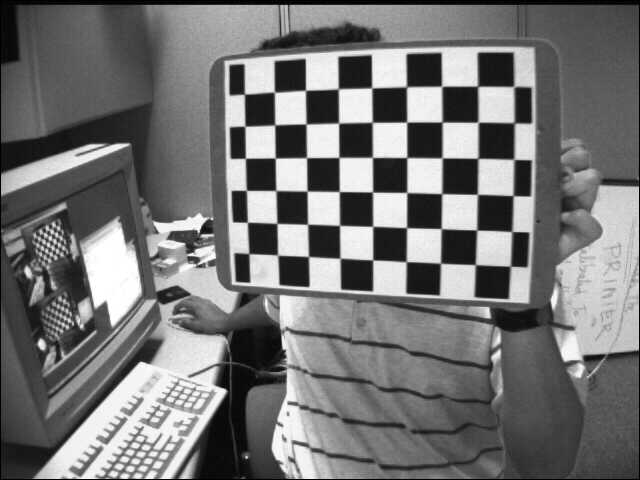
#> input picture lane_detection3/camera_cal/left01.jpg, 640 x 480 px; its folder holds 5 pictures in this run
$ python camera_calibration.py
#> lines starting #> are read from the running program, lines starting #| are printed output that depends on the picture; after the words box and inside, x2 and y2 are one past the last pixel; in counts of white or black regions, pixels touching at a corner belong together
import os
import cv2
import glob
import pickle
import numpy as np
import matplotlib.pyplot as plt

path = 'camera_cal\left*.jpg'
# path = 'camera_cal\*.jpg'
images = glob.glob(path)

# Kryteria algorytmu – wymagana zmiana parametrów między iteracjami, maks. liczba iteracji
criteria = (cv2.TERM_CRITERIA_EPS + cv2.TERM_CRITERIA_MAX_ITER, 30, 0.001)

# Wymiary szachownicy – 7x6
grid = (7, 6)
# grid = (9, 6)

# Przygotowanie współrzędnych 3D, z=0 – (0,0,0), (2,0,0), (2,0,0), ... (6,5,0)
objp = np.zeros((grid[1]*grid[0], 3), np.float32)
objp[:, :2] = np.mgrid[0:grid[0], 0:grid[1]].T.reshape(-1, 2)

# Punkty na obiekcie w 3D
objpoints = []

# Punkty na zdjęciu w 2D
imgpoints = []

i = 0
for fname in images:
    img = cv2.imread(fname)
#> img is the input picture: shape (480, 640, 3); min 0, max 255, mean 116.6
    gray = cv2.cvtColor(img, cv2.COLOR_BGR2GRAY)

    retval, corners = cv2.findChessboardCorners(gray, grid, None)
#> retval = True; corners = 42 rows, first 8: [475.4, 264.8], [440.5, 263.2], [405.9, 261.5], [372.9, 259.9], [340.6, 258.5], [308.7, 256.4], [277.6, 255.1], [476.7, 230.1]
    print(retval)
#| True

    if retval:
        objpoints.append(objp)
        imgpoints.append(corners)

        corners2 = cv2.cornerSubPix(gray, corners, (11, 11), (-1, -1), criteria)
#> corners2 = 42 rows, first 8: [475.3, 264.6], [440.5, 263.2], [406.2, 261.7], [372.7, 259.9], [340, 258.2], [308.5, 256.5], [277.6, 255.1], [476.7, 230]
        # corners2 = cv2.cornerSubPix(gray, corners, (15, 15), (-1, -1), criteria)

        cv2.drawChessboardCorners(img, grid, corners2, retval)
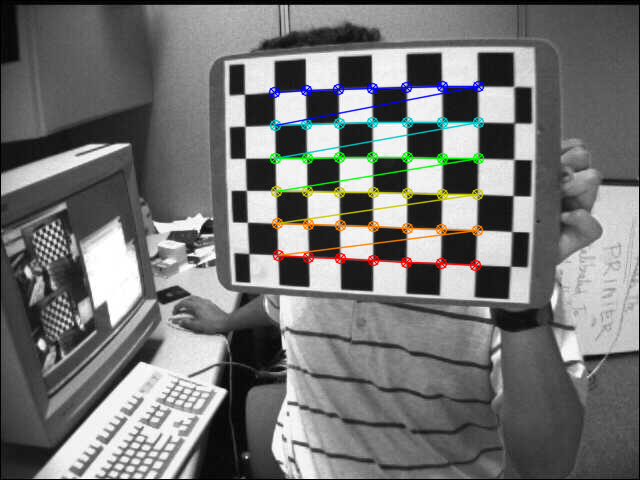
#> img: shape (480, 640, 3); 3.22% of pixels changed, all inside (x1, y1, x2, y2) = (268, 80, 485, 272)

        if i == 8:
            cv2.imwrite('Pictures/camer_points.jpg', img)
            print(fname, i)
            cv2.imshow('camera_points', img)
            cv2.waitKey(500)

        i += 1
#> pass 2 of the loop `for fname in images:`:
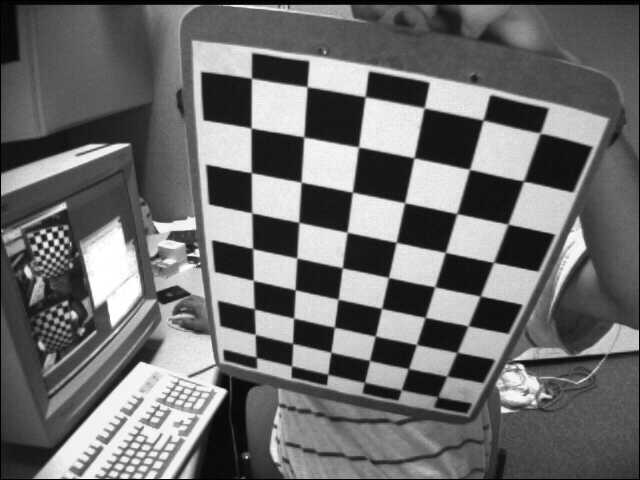
#> input picture lane_detection3/camera_cal/left02.jpg, 640 x 480 px
#> img is the input picture: shape (480, 640, 3); min 0, max 255, mean 109
#> corners = 42 rows, first 8: [254.7, 308.6], [253.5, 280.5], [252.6, 248.4], [252.4, 213.8], [251.5, 172.4], [251.8, 128.6], [251.5, 77.99], [293.3, 318]
#| True
#> corners2 = 42 rows, first 8: [254.3, 308.9], [253.3, 280.4], [252.6, 248.6], [251.8, 212.8], [251.3, 172.7], [251.1, 128], [251.5, 78.19], [293.6, 318.1]
#> `cv2.drawChessboardCorners(img, grid, corners2, retval)`:
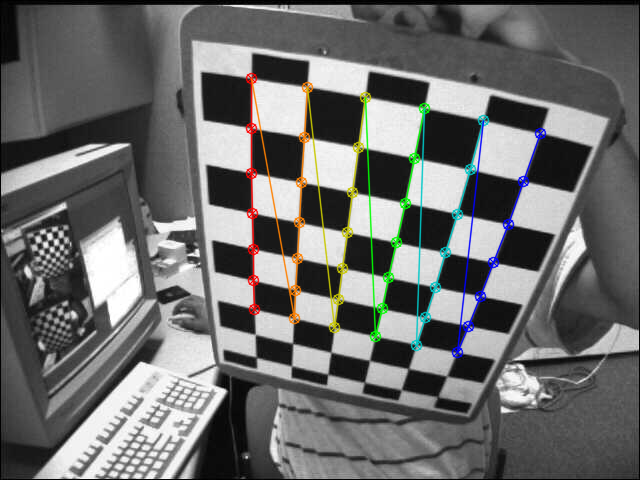
#> img: shape (480, 640, 3); 3.62% of pixels changed, all inside (x1, y1, x2, y2) = (245, 72, 547, 359)
#> pass 3 of the loop `for fname in images:`:
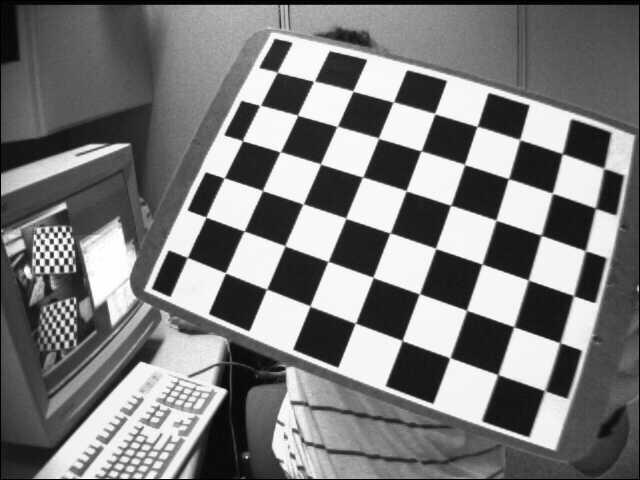
#> input picture lane_detection3/camera_cal/left03.jpg, 640 x 480 px
#> img is the input picture: shape (480, 640, 3); min 0, max 255, mean 122.9
#> corners = 42 rows, first 8: [496.9, 373.9], [449, 358.7], [402.3, 339.6], [354.4, 323.5], [309.4, 305.4], [267.7, 289.2], [225.3, 272.5], [513, 326.7]
#| True
#> corners2 = 42 rows, first 8: [497.8, 374.6], [449.9, 357.7], [402.1, 340.5], [355.3, 323.2], [310, 306], [266.6, 289.1], [225.4, 272.8], [513.8, 326.7]
#> `cv2.drawChessboardCorners(img, grid, corners2, retval)`:
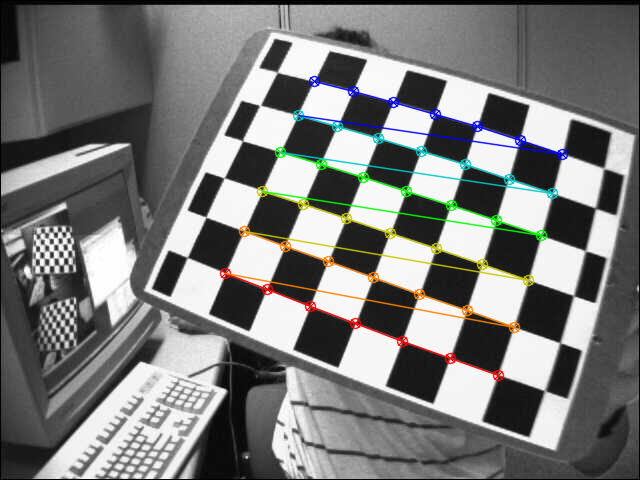
#> img: shape (480, 640, 3); 3.99% of pixels changed, all inside (x1, y1, x2, y2) = (219, 75, 569, 382)
#> the loop made 5 passes; the first 3 are shown

img = cv2.imread('camera_cal/left12.jpg')
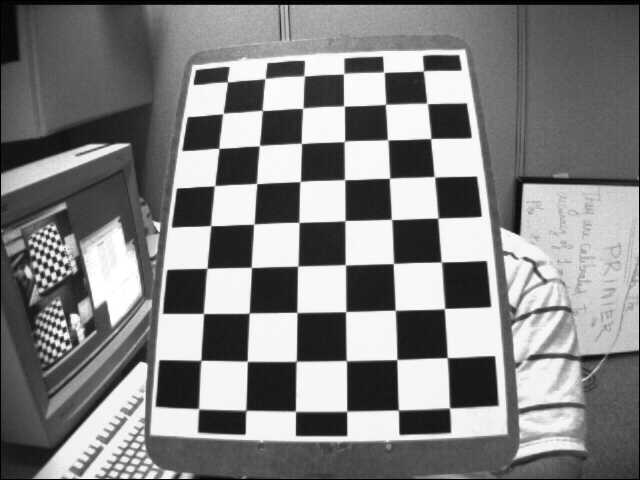
#> input picture lane_detection3/camera_cal/left12.jpg, 640 x 480 px
#> img is the input picture: shape (480, 640, 3); min 0, max 255, mean 129.5
gray = cv2.cvtColor(img, cv2.COLOR_BGR2GRAY)
ret, mtx, dist, rvecs, tvecs = cv2.calibrateCamera(objpoints, imgpoints, gray.shape[::-1], None, None)

h, w = img.shape[:2]
#> h = 480; w = 640
newcameramatrix, roi = cv2.getOptimalNewCameraMatrix(mtx, dist, (w, h), 1, (w, h))

# 1
dst = cv2.undistort(img, mtx, dist, None, mtx)
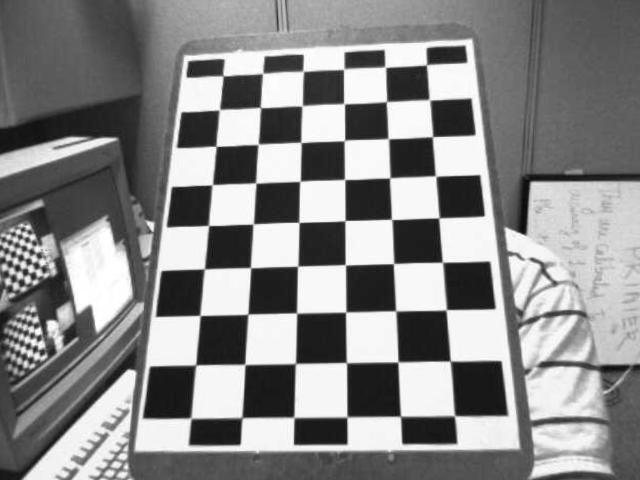
#> dst: shape (480, 640, 3); min 9, max 255, mean 136.3
x, y, w, h = roi
dst = dst[y:y+h, x:x+w]
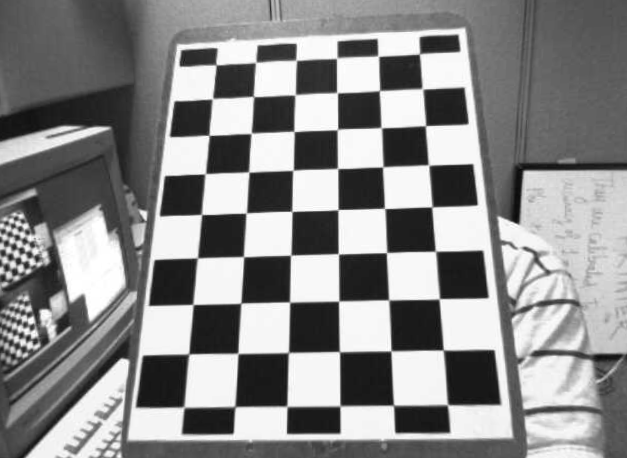
#> dst: shape (458, 627, 3); min 9, max 255, mean 137.9

cv2.imwrite('Pictures/no_distortion.jpg', img)
# cv2.imshow('img', img)
# cv2.waitKey(0)

cv2.imwrite('Pictures/distortion.jpg', dst)
# [7 lines of commented-out code are left out]

plt.subplot(1,2,1)
plt.imshow(img)

plt.subplot(1,2,2)
plt.imshow(dst)
plt.show()

# pickle.dump(mtx, open(r'Pickles\mtx.p', 'wb'))
# pickle.dump(dist, open(r'Pickles\dist.p', 'wb'))
